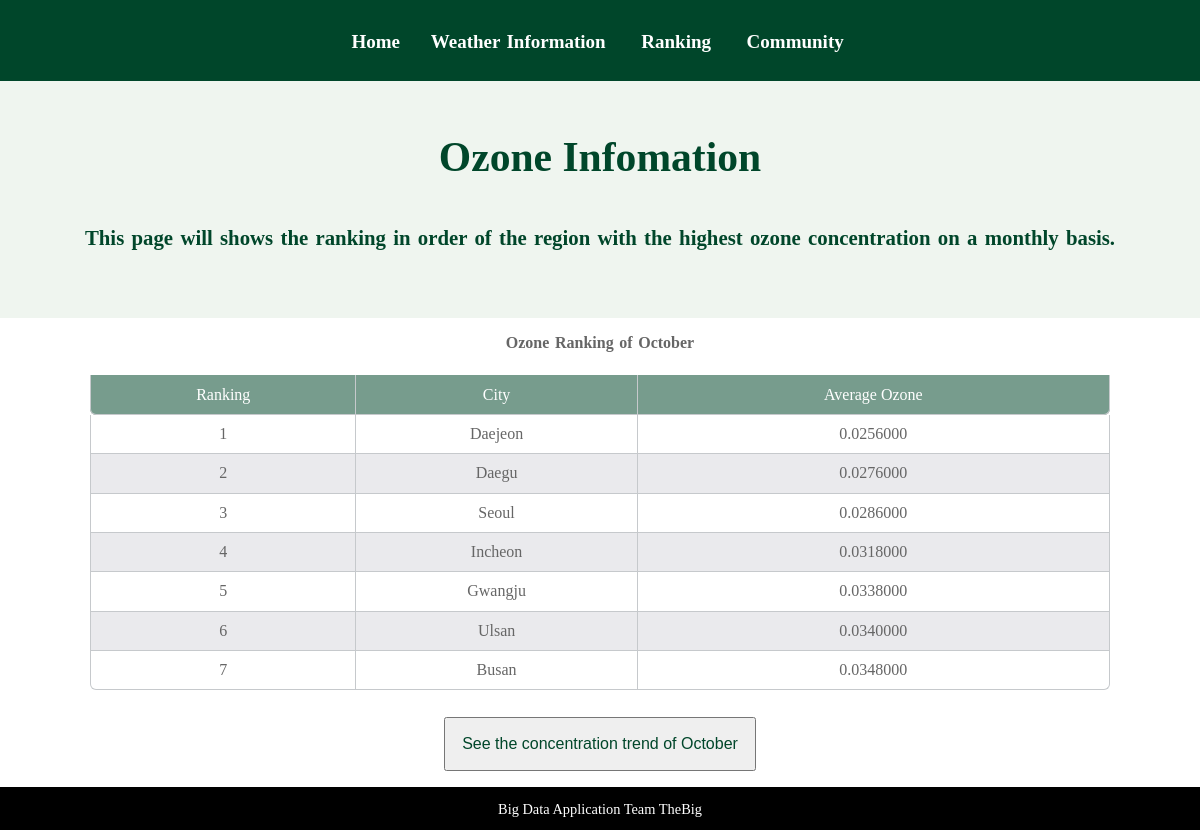
Screenshot of /webpage/hyuna/ozone.php with the database file from the repository.
### tables this page shows
CREATE TABLE REGION (
	REGION_CODE CHAR(4) NOT NULL, 
	ADMINISTRATIVE_AREA VARCHAR(20) NOT NULL,
	CITY VARCHAR(20) NOT NULL,
	PRIMARY KEY(REGION_CODE)
);

### webpage/hyuna/ozone.php (the view, shortened to what this page needs)
<!DOCTYPE html>
<html lang="en">
<head>
    <link rel="stylesheet" href="./hyuna.css" type="text/css">
</head>
<body>
    <div class="grids">
        <div class="grid-header">
            <nav>
                <ul>
                    <li><a href="home.html" class="grid-header">Home</a></li>
                    <li> <a href="#">Weather Information<i class='fa fa-angle-down'></i></a>
                    </li>
                    <li> <a href="#">Ranking<i class='fa fa-angle-down'></i></a>
                    </li>
                    <li> <a href="#">Community<i class='fa fa-angle-down'></i></a>
                    </li>
                </ul>
            </nav>
        </div>
        <div class="grid-logo">
            <h1 id="logo">Ozone Infomation</h1>
            <p><br><b>This page will shows the ranking in order of the region with the highest ozone concentration on a
                    monthly basis.</b></p>
        </div>
        <div class="grid-content">
            <?php
            $conn = mysqli_connect("localhost", "team20", "team20", "weather");
            $query1 = "SELECT CITY, AVG_OZONE
            ,RANK() OVER(ORDER BY AVG_OZONE) AS RANKING
            FROM AVG_OZONE";
            $result1 = mysqli_query($conn, $query1);
            ?>
            <FORM>
                <p>Ozone Ranking of October</p>
                <TABLE>
                    <thead>
                        <tr>
                            <td>Ranking</td>
                            <td>City</td>
                            <td>Average Ozone</td>
                        </tr>
                    </thead>
                    <?php while ($row = mysqli_fetch_array($result1)) { ?>
                    <tr>
                        <td>
                            <?= $row['RANKING'] ?>
                        </td>
                        <td>
                            <?= $row['CITY'] ?>
                        </td>
                        <td>
                            <?= $row['AVG_OZONE'] ?>
                        </td>
                    </tr>
                    <?php } ?>
                </TABLE>
            </FORM>
            <button type="button" class="userBtn" onclick="location.href='ozone_trend.php'">See the
                concentration trend of
                October</a>
        </div>
        <div class="grid-footer">
            <li>Big Data Application Team TheBig</li>
        </div>
    </div>
</body>
</html>

### webpage/hyuna/hyuna.css (style rules this page uses)
* { margin: 0; padding: 0; }
.grids { display: grid; grid-template-columns: 20% 1fr 1fr 1fr 20%; }
div { background-color: rgba( 255, 255, 255, 0.5 ); }
.grid-header { background-color:rgb(0, 70, 42); text-decoration: none; color:white; grid-column: 1 / span 5; display: inline; text-align: center; padding: 0.8em; padding-top: 1em; word-spacing: 0.1em; font-weight: bold; }
.grid-logo { color: rgb(0, 70, 42); text-align: center; grid-column: 1 / span 5; padding: 2.5em; font-size: 1.3em; background-color:rgb(239, 245, 239); }
.grid-content { list-style-type: none; grid-column: 1/ span 5; padding-left: 5em; padding-right: 5em; text-align: center; }
a { text-decoration: none; text-align: center; }
.grid-footer { list-style-type: none; background-color:rgb(0, 0, 0); color:white; text-align: center; grid-column: 1 / span 5; padding: 0.8em; padding-top: 1em; font-size: 0.9em; }
p { text-align: center; padding: 0.8em; padding-top: 1em; word-spacing: 0.1em; font-weight: bold; }
body { color: #666; }
table { text-align: center; border-collapse: separate; border-spacing: 0; width: 100%; }
th, td { padding: 6px 15px; }
thead { background: rgba(0, 70, 42, 0.534); color: #fff; }
td { border-right: 1px solid #c6c9cc; border-bottom: 1px solid #c6c9cc; }
td:first-child { border-left: 1px solid #c6c9cc; }
tr:nth-child(even) td { background: #eaeaed; }
tr:last-child td:first-child { border-bottom-left-radius: 6px; }
tr:last-child td:last-child { border-bottom-right-radius: 6px; }
nav ul { font-size: 0; margin: 0; padding: 0; }
nav ul li { display: inline-block; position: relative; }
nav ul li a { color: #fff; display: block; font-size: 19px; padding: 15px 14px; transition: 0.3s linear; }
.userBtn { padding: 1em; color: rgb(0, 70, 42); margin: 1em; font-size: 1em; }

### webpage/hyuna/ozone.php (style rules this page uses)
table, th, td { padding: 1%; }

### rows the page displays
region: RANKING "1", CITY "Daejeon", AVG_OZONE "0.0256000"
region: RANKING "2", CITY "Daegu", AVG_OZONE "0.0276000"
region: RANKING "3", CITY "Seoul", AVG_OZONE "0.0286000"
region: RANKING "4", CITY "Incheon", AVG_OZONE "0.0318000"
region: RANKING "5", CITY "Gwangju", AVG_OZONE "0.0338000"
region: RANKING "6", CITY "Ulsan", AVG_OZONE "0.0340000"
region: RANKING "7", CITY "Busan", AVG_OZONE "0.0348000"
